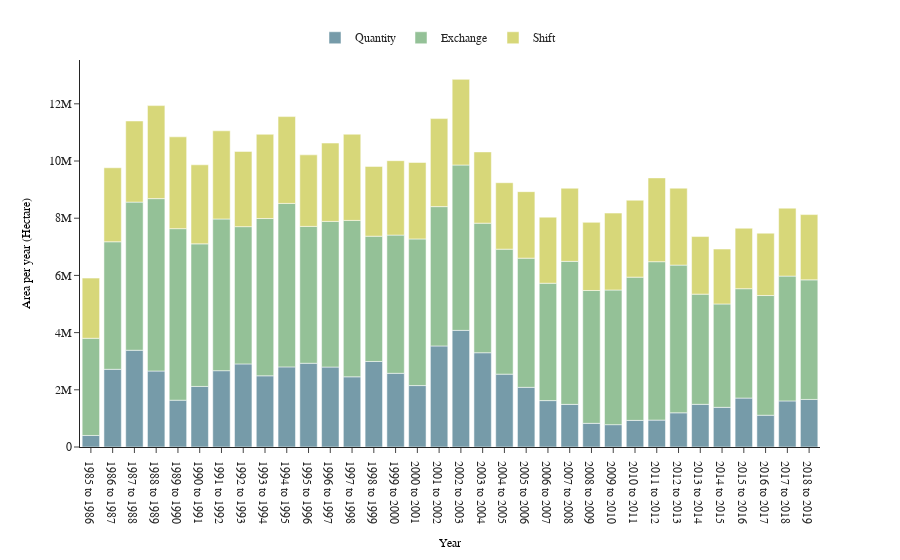

The code cell stored with this chart in its notebook:
### Code cell
long_df = pd.read_csv(r'..\DATA\QSE_Year.csv')

fig = px.bar(long_df, x="Year", y=["Quantity", "Exchange", "Shift"], 
             color_discrete_sequence=colors,
             template="simple_white",  hover_name="Year")

layout = fig.update_layout(
    font=dict(family="Trebuchet MS", size=12),
    hovermode=False,
    yaxis=dict(title='Area per year (Hectare)',
               title_font=dict(size=12, family='Trebuchet MS', color='black')),
    xaxis=dict(title='Year', dtick=1,
               title_font=dict(size=12, family='Trebuchet MS', color='black')),
    legend=dict(orientation="h", yanchor="bottom", y=1.02, xanchor="right",
                x=0.65, title='',
                font=dict(family="Trebuchet MS", size=12)),
    title =  dict(font =dict(family='"Trebuchet MS',
                             size = 20,
                               color = '#D58E4D')),
    title_x=0.5
    
)

fig.show()

### Figure 1 — Plotly figure (JSON) as saved in the notebook; plotly's stock layout.template omitted (floating-point values rounded to 4 significant figures)
{"data": [{"alignmentgroup": "True", "hovertemplate": "<b>%{hovertext}</b><br><br>variable=Quantity<br>Year=%{x}<br>value=%{y}<extra></extra>", "hovertext": ["1985 to 1986", "1986 to 1987", "1987 to 1988", "1988 to 1989", "1989 to 1990", "1990 to 1991", "1991 to 1992", "1992 to 1993", "1993 to 1994", "1994 to 1995", "1995 to 1996", "1996 to 1997", "1997 to 1998", "1998 to 1999", "1999 to 2000", "2000 to 2001", "2001 to 2002", "2002 to 2003", "2003 to 2004", "2004 to 2005", "2005 to 2006", "2006 to 2007", "2007 to 2008", "2008 to 2009", "2009 to 2010", "2010 to 2011", "2011 to 2012", "2012 to 2013", "2013 to 2014", "2014 to 2015", "2015 to 2016", "2016 to 2017", "2017 to 2018", "2018 to 2019"], "legendgroup": "Quantity", "marker": {"color": "#769BA9"}, "name": "Quantity", "offsetgroup": "Quantity", "orientation": "v", "showlegend": true, "textposition": "auto", "type": "bar", "x": ["1985 to 1986", "1986 to 1987", "1987 to 1988", "1988 to 1989", "1989 to 1990", "1990 to 1991", "1991 to 1992", "1992 to 1993", "1993 to 1994", "1994 to 1995", "1995 to 1996", "1996 to 1997", "1997 to 1998", "1998 to 1999", "1999 to 2000", "2000 to 2001", "2001 to 2002", "2002 to 2003", "2003 to 2004", "2004 to 2005", "2005 to 2006", "2006 to 2007", "2007 to 2008", "2008 to 2009", "2009 to 2010", "2010 to 2011", "2011 to 2012", "2012 to 2013", "2013 to 2014", "2014 to 2015", "2015 to 2016", "2016 to 2017", "2017 to 2018", "2018 to 2019"], "xaxis": "x", "y": [403201, 2716500, 3383548, 2656434, 1636845, 2117526, 2668832, 2905477, 2489336, 2801365, 2927958, 2795909, 2454540, 2990842, 2577024, 2147976, 3533662, 4078374, 3296743, 2547656, 2086588, 1622294, 1490870, 827401, 781394, 931657, 940847, 1196013, 1492532, 1386855, 1711373, 1110983, 1611211, 1662837], "yaxis": "y"}, {"alignmentgroup": "True", "hovertemplate": "<b>%{hovertext}</b><br><br>variable=Exchange<br>Year=%{x}<br>value=%{y}<extra></extra>", "hovertext": ["1985 to 1986", "1986 to 1987", "1987 to 1988", "1988 to 1989", "1989 to 1990", "1990 to 1991", "1991 to 1992", "1992 to 1993", "1993 to 1994", "1994 to 1995", "1995 to 1996", "1996 to 1997", "1997 to 1998", "1998 to 1999", "1999 to 2000", "2000 to 2001", "2001 to 2002", "2002 to 2003", "2003 to 2004", "2004 to 2005", "2005 to 2006", "2006 to 2007", "2007 to 2008", "2008 to 2009", "2009 to 2010", "2010 to 2011", "2011 to 2012", "2012 to 2013", "2013 to 2014", "2014 to 2015", "2015 to 2016", "2016 to 2017", "2017 to 2018", "2018 to 2019"], "legendgroup": "Exchange", "marker": {"color": "#94C197"}, "name": "Exchange", "offsetgroup": "Exchange", "orientation": "v", "showlegend": true, "textposition": "auto", "type": "bar", "x": ["1985 to 1986", "1986 to 1987", "1987 to 1988", "1988 to 1989", "1989 to 1990", "1990 to 1991", "1991 to 1992", "1992 to 1993", "1993 to 1994", "1994 to 1995", "1995 to 1996", "1996 to 1997", "1997 to 1998", "1998 to 1999", "1999 to 2000", "2000 to 2001", "2001 to 2002", "2002 to 2003", "2003 to 2004", "2004 to 2005", "2005 to 2006", "2006 to 2007", "2007 to 2008", "2008 to 2009", "2009 to 2010", "2010 to 2011", "2011 to 2012", "2012 to 2013", "2013 to 2014", "2014 to 2015", "2015 to 2016", "2016 to 2017", "2017 to 2018", "2018 to 2019"], "xaxis": "x", "y": [3398498, 4460526, 5179268, 6028560, 5998954, 4985850, 5304148, 4800250, 5499604, 5716622, 4785916, 5092612, 5468862, 4380266, 4832952, 5127378, 4872126, 5782278, 4530030, 4369822, 4516716, 4104272, 5000426, 4645672, 4708088, 5008160, 5538810, 5164030, 3852698, 3614744, 3823866, 4185858, 4364320, 4181326], "yaxis": "y"}, {"alignmentgroup": "True", "hovertemplate": "<b>%{hovertext}</b><br><br>variable=Shift<br>Year=%{x}<br>value=%{y}<extra></extra>", "hovertext": ["1985 to 1986", "1986 to 1987", "1987 to 1988", "1988 to 1989", "1989 to 1990", "1990 to 1991", "1991 to 1992", "1992 to 1993", "1993 to 1994", "1994 to 1995", "1995 to 1996", "1996 to 1997", "1997 to 1998", "1998 to 1999", "1999 to 2000", "2000 to 2001", "2001 to 2002", "2002 to 2003", "2003 to 2004", "2004 to 2005", "2005 to 2006", "2006 to 2007", "2007 to 2008", "2008 to 2009", "2009 to 2010", "2010 to 2011", "2011 to 2012", "2012 to 2013", "2013 to 2014", "2014 to 2015", "2015 to 2016", "2016 to 2017", "2017 to 2018", "2018 to 2019"], "legendgroup": "Shift", "marker": {"color": "#D7D779"}, "name": "Shift", "offsetgroup": "Shift", "orientation": "v", "showlegend": true, "textposition": "auto", "type": "bar", "x": ["1985 to 1986", "1986 to 1987", "1987 to 1988", "1988 to 1989", "1989 to 1990", "1990 to 1991", "1991 to 1992", "1992 to 1993", "1993 to 1994", "1994 to 1995", "1995 to 1996", "1996 to 1997", "1997 to 1998", "1998 to 1999", "1999 to 2000", "2000 to 2001", "2001 to 2002", "2002 to 2003", "2003 to 2004", "2004 to 2005", "2005 to 2006", "2006 to 2007", "2007 to 2008", "2008 to 2009", "2009 to 2010", "2010 to 2011", "2011 to 2012", "2012 to 2013", "2013 to 2014", "2014 to 2015", "2015 to 2016", "2016 to 2017", "2017 to 2018", "2018 to 2019"], "xaxis": "x", "y": [2103816, 2586458, 2837014, 3251935, 3209719, 2764189, 3083633, 2630032, 2946175, 3035087, 2500836, 2739139, 3013817, 2439731, 2601542, 2673581, 3077408, 2994855, 2491105, 2323274, 2324744, 2310859, 2556680, 2381461, 2689820, 2689324, 2930685, 2690036, 2013087, 1919763, 2114673, 2179773, 2375952, 2282908], "yaxis": "y"}], "layout": {"barmode": "relative", "font": {"family": "Trebuchet MS", "size": 12}, "hovermode": false, "legend": {"font": {"family": "Trebuchet MS", "size": 12}, "orientation": "h", "title": {"text": ""}, "tracegroupgap": 0, "x": 0.65, "xanchor": "right", "y": 1.02, "yanchor": "bottom"}, "margin": {"t": 60}, "title": {"font": {"color": "#D58E4D", "family": "\"Trebuchet MS", "size": 20}, "x": 0.5}, "xaxis": {"anchor": "y", "domain": [0, 1], "dtick": 1, "title": {"font": {"color": "black", "family": "Trebuchet MS", "size": 12}, "text": "Year"}}, "yaxis": {"anchor": "x", "domain": [0, 1], "title": {"font": {"color": "black", "family": "Trebuchet MS", "size": 12}, "text": "Area per year (Hectare)"}}}}
